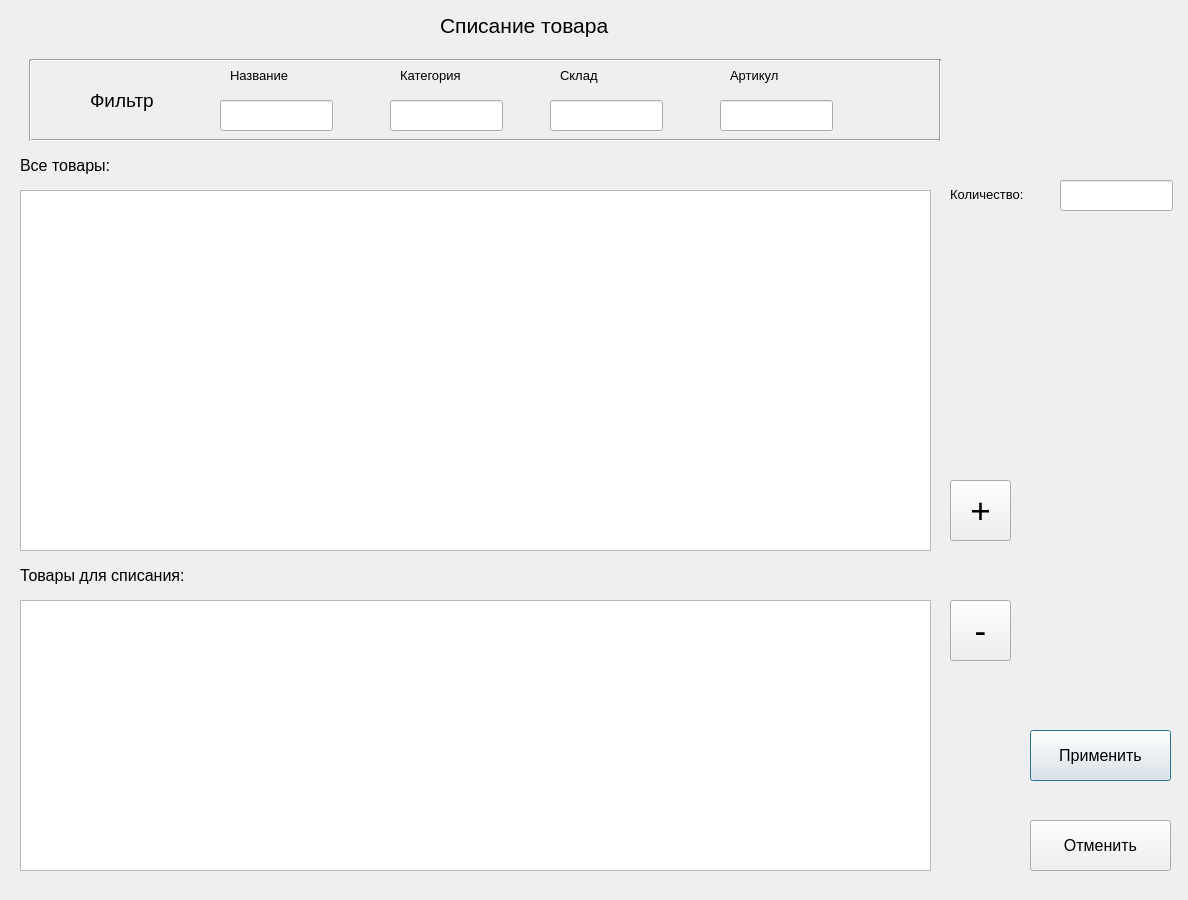
<?xml version="1.0" encoding="UTF-8"?>
<ui version="4.0">
 <class>Dialog</class>
 <widget class="QDialog" name="Dialog">
  <property name="geometry">
   <rect>
    <x>0</x>
    <y>0</y>
    <width>1188</width>
    <height>900</height>
   </rect>
  </property>
  <property name="windowTitle">
   <string>Dialog</string>
  </property>
  <widget class="QLabel" name="label">
   <property name="geometry">
    <rect>
     <x>440</x>
     <y>0</y>
     <width>281</width>
     <height>51</height>
    </rect>
   </property>
   <property name="font">
    <font>
     <pointsize>16</pointsize>
    </font>
   </property>
   <property name="text">
    <string>Списание товара</string>
   </property>
  </widget>
  <widget class="QTableWidget" name="tableWidget">
   <property name="geometry">
    <rect>
     <x>20</x>
     <y>190</y>
     <width>911</width>
     <height>361</height>
    </rect>
   </property>
  </widget>
  <widget class="QTableWidget" name="tableWidget_2">
   <property name="geometry">
    <rect>
     <x>20</x>
     <y>600</y>
     <width>911</width>
     <height>271</height>
    </rect>
   </property>
  </widget>
  <widget class="QLabel" name="label_2">
   <property name="geometry">
    <rect>
     <x>20</x>
     <y>150</y>
     <width>131</width>
     <height>31</height>
    </rect>
   </property>
   <property name="font">
    <font>
     <pointsize>12</pointsize>
    </font>
   </property>
   <property name="text">
    <string>Все товары:</string>
   </property>
  </widget>
  <widget class="QLabel" name="label_3">
   <property name="geometry">
    <rect>
     <x>20</x>
     <y>560</y>
     <width>251</width>
     <height>31</height>
    </rect>
   </property>
   <property name="font">
    <font>
     <pointsize>12</pointsize>
    </font>
   </property>
   <property name="text">
    <string>Товары для списания:</string>
   </property>
  </widget>
  <widget class="QLabel" name="label_6">
   <property name="geometry">
    <rect>
     <x>950</x>
     <y>179</y>
     <width>101</width>
     <height>31</height>
    </rect>
   </property>
   <property name="font">
    <font>
     <pointsize>10</pointsize>
    </font>
   </property>
   <property name="text">
    <string>Количество:</string>
   </property>
  </widget>
  <widget class="QLineEdit" name="lineEdit_2">
   <property name="geometry">
    <rect>
     <x>1060</x>
     <y>180</y>
     <width>113</width>
     <height>31</height>
    </rect>
   </property>
   <property name="font">
    <font>
     <pointsize>12</pointsize>
    </font>
   </property>
  </widget>
  <widget class="QPushButton" name="pushButton">
   <property name="geometry">
    <rect>
     <x>1030</x>
     <y>730</y>
     <width>141</width>
     <height>51</height>
    </rect>
   </property>
   <property name="font">
    <font>
     <pointsize>12</pointsize>
    </font>
   </property>
   <property name="text">
    <string>Применить</string>
   </property>
  </widget>
  <widget class="QPushButton" name="pushButton_2">
   <property name="geometry">
    <rect>
     <x>1030</x>
     <y>820</y>
     <width>141</width>
     <height>51</height>
    </rect>
   </property>
   <property name="font">
    <font>
     <pointsize>12</pointsize>
    </font>
   </property>
   <property name="text">
    <string>Отменить</string>
   </property>
  </widget>
  <widget class="QLabel" name="label_7">
   <property name="geometry">
    <rect>
     <x>230</x>
     <y>60</y>
     <width>101</width>
     <height>31</height>
    </rect>
   </property>
   <property name="font">
    <font>
     <pointsize>10</pointsize>
    </font>
   </property>
   <property name="text">
    <string>Название</string>
   </property>
  </widget>
  <widget class="QLineEdit" name="lineEdit_3">
   <property name="geometry">
    <rect>
     <x>220</x>
     <y>100</y>
     <width>113</width>
     <height>31</height>
    </rect>
   </property>
   <property name="font">
    <font>
     <pointsize>12</pointsize>
    </font>
   </property>
  </widget>
  <widget class="QLineEdit" name="lineEdit_4">
   <property name="geometry">
    <rect>
     <x>390</x>
     <y>100</y>
     <width>113</width>
     <height>31</height>
    </rect>
   </property>
   <property name="font">
    <font>
     <pointsize>12</pointsize>
    </font>
   </property>
  </widget>
  <widget class="QLabel" name="label_8">
   <property name="geometry">
    <rect>
     <x>400</x>
     <y>60</y>
     <width>101</width>
     <height>31</height>
    </rect>
   </property>
   <property name="font">
    <font>
     <pointsize>10</pointsize>
    </font>
   </property>
   <property name="text">
    <string>Категория</string>
   </property>
  </widget>
  <widget class="QLabel" name="label_9">
   <property name="geometry">
    <rect>
     <x>560</x>
     <y>60</y>
     <width>101</width>
     <height>31</height>
    </rect>
   </property>
   <property name="font">
    <font>
     <pointsize>10</pointsize>
    </font>
   </property>
   <property name="text">
    <string>Склад</string>
   </property>
  </widget>
  <widget class="QLineEdit" name="lineEdit_5">
   <property name="geometry">
    <rect>
     <x>550</x>
     <y>100</y>
     <width>113</width>
     <height>31</height>
    </rect>
   </property>
   <property name="font">
    <font>
     <pointsize>12</pointsize>
    </font>
   </property>
  </widget>
  <widget class="QLabel" name="label_10">
   <property name="geometry">
    <rect>
     <x>730</x>
     <y>60</y>
     <width>101</width>
     <height>31</height>
    </rect>
   </property>
   <property name="font">
    <font>
     <pointsize>10</pointsize>
    </font>
   </property>
   <property name="text">
    <string>Артикул</string>
   </property>
  </widget>
  <widget class="QLineEdit" name="lineEdit_6">
   <property name="geometry">
    <rect>
     <x>720</x>
     <y>100</y>
     <width>113</width>
     <height>31</height>
    </rect>
   </property>
   <property name="font">
    <font>
     <pointsize>12</pointsize>
    </font>
   </property>
  </widget>
  <widget class="QLabel" name="label_11">
   <property name="geometry">
    <rect>
     <x>90</x>
     <y>80</y>
     <width>111</width>
     <height>41</height>
    </rect>
   </property>
   <property name="font">
    <font>
     <pointsize>14</pointsize>
    </font>
   </property>
   <property name="text">
    <string>Фильтр</string>
   </property>
  </widget>
  <widget class="Line" name="line">
   <property name="geometry">
    <rect>
     <x>30</x>
     <y>130</y>
     <width>911</width>
     <height>20</height>
    </rect>
   </property>
   <property name="orientation">
    <enum>Qt::Horizontal</enum>
   </property>
  </widget>
  <widget class="Line" name="line_2">
   <property name="geometry">
    <rect>
     <x>30</x>
     <y>50</y>
     <width>911</width>
     <height>20</height>
    </rect>
   </property>
   <property name="orientation">
    <enum>Qt::Horizontal</enum>
   </property>
  </widget>
  <widget class="Line" name="line_3">
   <property name="geometry">
    <rect>
     <x>930</x>
     <y>60</y>
     <width>20</width>
     <height>81</height>
    </rect>
   </property>
   <property name="orientation">
    <enum>Qt::Vertical</enum>
   </property>
  </widget>
  <widget class="Line" name="line_4">
   <property name="geometry">
    <rect>
     <x>20</x>
     <y>60</y>
     <width>20</width>
     <height>81</height>
    </rect>
   </property>
   <property name="orientation">
    <enum>Qt::Vertical</enum>
   </property>
  </widget>
  <widget class="QPushButton" name="pushButton_3">
   <property name="geometry">
    <rect>
     <x>950</x>
     <y>480</y>
     <width>61</width>
     <height>61</height>
    </rect>
   </property>
   <property name="font">
    <font>
     <pointsize>26</pointsize>
    </font>
   </property>
   <property name="text">
    <string>+</string>
   </property>
  </widget>
  <widget class="QPushButton" name="pushButton_4">
   <property name="geometry">
    <rect>
     <x>950</x>
     <y>600</y>
     <width>61</width>
     <height>61</height>
    </rect>
   </property>
   <property name="font">
    <font>
     <pointsize>26</pointsize>
    </font>
   </property>
   <property name="text">
    <string>-</string>
   </property>
  </widget>
 </widget>
 <resources/>
 <connections/>
</ui>
